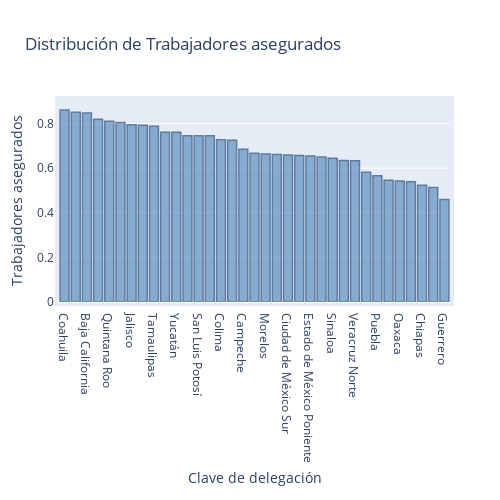

The cell this chart's notebook holds for it:
### Code cell
fig = go.Figure(
    data=go.Bar(y=a_t['pct_aseg'], x=a_t['delegacion']),
    layout=layout3
)

fig.update_traces(marker_color='SteelBlue', marker_line_color='rgb(8,48,107)',
                  marker_line_width=1.5, opacity=0.6)
fig.show()
plt.figure(figsize=(10,6))

### Figure 1 — Plotly figure (JSON) as saved in the notebook; plotly's stock layout.template omitted (floating-point values rounded to 4 significant figures)
{"data": [{"marker": {"color": "SteelBlue", "line": {"color": "rgb(8,48,107)", "width": 1.5}}, "opacity": 0.6, "type": "bar", "x": ["Coahuila", "Nuevo León", "Baja California", "Querétaro", "Quintana Roo", "Chihuahua", "Jalisco", "Guanajuato", "Tamaulipas", "Aguascalientes", "Yucatán", "Baja California Sur", "San Luis Potosí", "Sonora", "Colima", "Durango", "Campeche", "Zacatecas", "Morelos", "Estado de México Oriente", "Ciudad de México Sur ", "Michoacán", "Estado de México Poniente", "Nayarit", "Sinaloa", "Ciudad de México Norte ", "Veracruz Norte", "Veracruz Sur", "Puebla", "Hidalgo", "Oaxaca", "Tlaxcala", "Chiapas", "Tabasco", "Guerrero"], "y": [0.8604, 0.8506, 0.8476, 0.819, 0.8108, 0.8047, 0.7944, 0.7929, 0.7877, 0.7613, 0.7612, 0.7458, 0.7456, 0.7452, 0.7272, 0.7253, 0.6849, 0.6668, 0.6641, 0.6611, 0.6593, 0.657, 0.6548, 0.6504, 0.6445, 0.6339, 0.6331, 0.582, 0.5665, 0.546, 0.5425, 0.5394, 0.5237, 0.5134, 0.4597]}], "layout": {"autosize": false, "height": 500, "margin": {"b": 100, "l": 50, "pad": 4, "r": 50, "t": 100}, "paper_bgcolor": "#FFFFFF", "title": {"text": "Distribución de Trabajadores asegurados"}, "width": 500, "xaxis": {"title": {"text": "Clave de delegación"}}, "yaxis": {"title": {"text": "Trabajadores asegurados"}}}}
